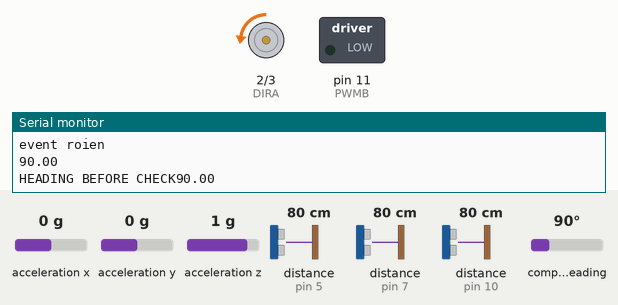
Recording of a sketch running on a simulated Teensy 3. On the bench: direction and speed pins drawn as motors (green arrow = direction pin HIGH = forward, orange = LOW = backward, longer = more drive), switched loads named in the sketch (green lamp = pin HIGH), the last lines printed to the serial monitor. The test bench sets the inputs (shaded band); at power-on: compass heading 90°, distance to the obstacle (sensors on pin 10, pin 5, pin 7) 80 cm, acceleration x 0 g, acceleration y 0 g, acceleration z 1 g. Pins used as bus, display or sensor lines are not drawn.

Above: at 2.48 s.
2.8 s: compass heading set to 175°
At 3.08 s:
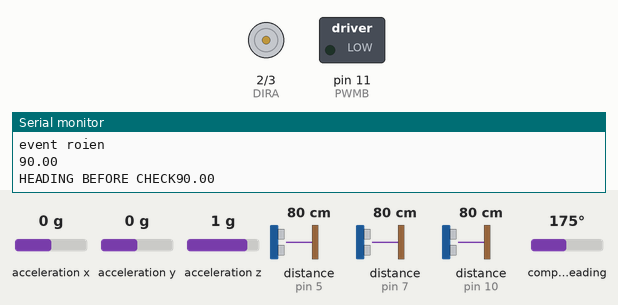
5.8 s: compass heading set to 184°
8.8 s: compass heading set to 348°
11.8 s: compass heading set to 358°
13.5 s: distance to the obstacle (sensor on pin 10) set to 2 cm
At 15.59 s:
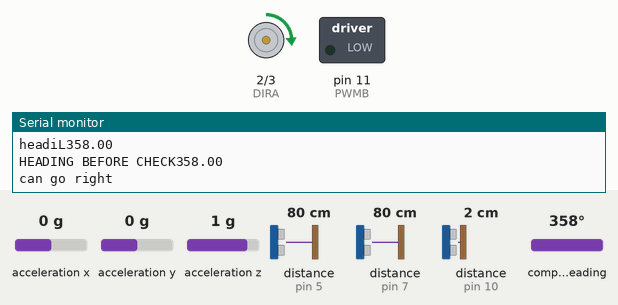
16.5 s: compass heading set to 351°
Timing chart, 0 to 19.0 s (numbered marks = the images above; inputs shaded):
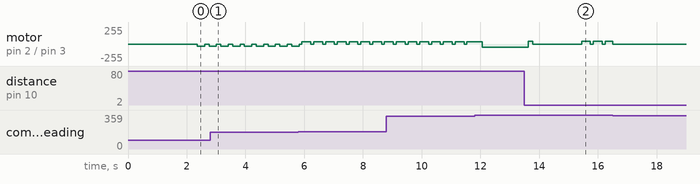

Measured:
- after the input at 13.5 s, motor on pin 2 (DIRA) / pin 3 (PWMA): backward 46/255 → forward 40/255 after 0.13 s, → stopped 0.15 s later, → forward 38/255 1.7 s later, → stopped 0.30 s later, … (7 changes in this stretch)
- by itself, motor on pin 2 (DIRA) / pin 3 (PWMA): alternates forward 33/255 for 0.30 s and stopped for 0.10 s

The sketch:

mazesolvingrobot.ino
```cpp
#include <Wire.h>
#include <NewPing.h>
#include <Adafruit_Sensor.h>
#include <Adafruit_BNO055.h>
#include <utility/imumaths.h>
float firstHeading = 0;
Adafruit_BNO055 bno = Adafruit_BNO055(55);
NewPing sonars[3] = {
  NewPing(4, 5, 125), NewPing(9, 10, 125), NewPing(6, 7, 125)
};
unsigned long startTime = 0;
unsigned long pingTimer = 0;

//direction assignment
#define FWD  0
#define RVS 1
#define LEFT 0
#define FORWARD 1
#define RIGHT 2
#define BACK -1

// Motor definitions to make life easier:
#define MOTOR_A 0
#define MOTOR_B 1

// Pin Assignments //
//Default pins:
#define DIRA 2 // Direction control for motor A
#define PWMA 3  // PWM control (speed) for motor A
#define DIRB 4 // Direction control for motor B
#define PWMB 11 // PWM control (speed) for motor B

// other assignments
#define DRIVE_FORWARD_TIME 720
unsigned long driveForwardTime = 0;
bool turning = false;
int lastTurn = -1;

void setup(void)
{
  startTime = millis() + 30;
  pingTimer = millis() + 150;
  setupArdumoto(); // Set all pins as outputs
  Serial.begin(9600);
  Serial.println("Orientation Sensor Test"); Serial.println("");

  /* Initialise the sensor */
  if (!bno.begin()) {
    /* There was a problem detecting the BNO055 ... check your connections */
    Serial.print("Ooops, no BNO055 detected ... Check your wiring or I2C ADDR!");
    while (1);
  }
  delay(1500);
  bno.setExtCrystalUse(true);
}

void loop(void) {
  sensors_event_t event;
  bno.getEvent(&event);
  if (canGo(LEFT) && lastTurn != LEFT) {
    lastTurn = LEFT;
    Serial.println("can go left");
    turnDir(RIGHT);
  } else if (canGo(FORWARD)) {
    Serial.println("can go forward");
    driveForward();
  } else if (canGo(RIGHT) && lastTurn != RIGHT) {
    lastTurn = RIGHT;
    Serial.println("can go right");
    turnDir(RIGHT);
  } else {
    lastTurn = BACK;
    Serial.println("can go back");
    turnDir(BACK);
  }
  delay(100);
}


void gyroCorrect(float eventHeading) {
  while (eventHeading > 3.0 && eventHeading < 355.0) {
    sensors_event_t event;
    bno.getEvent(&event);
    eventHeading = event.orientation.x;
    if (eventHeading > 180) {
      if (millis() > pingTimer && millis() < pingTimer + 100) {
        stopArdumoto(MOTOR_A);
        stopArdumoto(MOTOR_B);
      } else if (millis() > pingTimer + 100 && millis() < pingTimer + 200) {
        driveArdumoto(MOTOR_A, RVS, 33);
        driveArdumoto(MOTOR_B, FWD, 33);
      } else if (millis() > pingTimer + 200) {
        pingTimer = millis() + 200;
      }
    } else {
      if (millis() > pingTimer && millis() < pingTimer + 150) {
        stopArdumoto(MOTOR_A);
        stopArdumoto(MOTOR_B);
      } else if (millis() > pingTimer + 150 && millis() < pingTimer + 200) {
        driveArdumoto(MOTOR_A, FWD, 33);
        driveArdumoto(MOTOR_B, RVS, 33);
      } else if (millis() > pingTimer + 200) {
        pingTimer = millis() + 200;
      }
    }
  }
  delay(250);
}


void moveBack() {
  unsigned long backupTime = millis() + 150;
  while (millis() < backupTime) {
    driveArdumoto(MOTOR_A, RVS, 40);
    driveArdumoto(MOTOR_B, RVS, 40);
  }
  stopArdumoto(MOTOR_A);
  stopArdumoto(MOTOR_B);
}

void moveForward() {
  unsigned long forwardTime = millis() + 300;
  while(millis() < forwardTime) {
    driveArdumoto(MOTOR_A, FWD, 48);
    driveArdumoto(MOTOR_B, FWD, 50);
  }
  stopArdumoto(MOTOR_A);
  stopArdumoto(MOTOR_B);
}

void driveForward() {
  sensors_event_t event;
  bno.getEvent(&event);
  float eventHeading = event.orientation.x;
  Serial.println("event roien");
  Serial.println(event.orientation.x);
  int firstReading = sonars[1].ping_cm();
  int currentLeftReading = 0;
  int currentRightReading = 0;
  int currentReading = 0;

  while (true) {
    sensors_event_t event;
    bno.getEvent(&event);
    eventHeading = event.orientation.x;
    Serial.print("HEADING BEFORE CHECK");
    Serial.println(eventHeading);
    gyroCorrect(eventHeading);
    Serial.print("first reading: ");
    Serial.println(firstReading);
    currentReading = sonars[1].ping_cm();
    Serial.print("current reading: ");
    Serial.println(currentReading);
    Serial.print("headiL");
    Serial.println(event.orientation.x);
    if (sonars[1].ping_cm() <= 3) {
      moveBack();
      stopArdumoto(MOTOR_A);
      stopArdumoto(MOTOR_B);
      eventHeading = event.orientation.x;
      Serial.print("HEADING BEFORE CHECK");
      Serial.println(eventHeading);
      gyroCorrect(event.orientation.x);
      break;
    } else if (firstReading - currentReading == 0 || firstReading - currentReading <= 17) {
      driveArdumoto(MOTOR_A, FWD, 46);
      driveArdumoto(MOTOR_B, FWD, 46);
    } else if (firstReading - currentReading >= 19) {
      driveArdumoto(MOTOR_A, RVS, 46);
      driveArdumoto(MOTOR_B, RVS, 46);
    } else {
      stopArdumoto(MOTOR_A);
      stopArdumoto(MOTOR_B);
      break;

    }
  }
  delay(500);
}

boolean canGo(int dir) {
  return (sonars[dir].ping_cm() / 13) != 0;
}

void turnDir(int dir) {
  float eventHeading = 0;
  turning = true;
  bno.begin();
  switch (dir) {
    case LEFT:
      delay(500);
      while (eventHeading <= 265 || eventHeading > 355) {
        sensors_event_t event;
        bno.getEvent(&event);
        eventHeading = event.orientation.x;
        if (millis() > pingTimer && millis() < pingTimer + 100) {
          stopArdumoto(MOTOR_A);
          stopArdumoto(MOTOR_B);
        } else if (millis() > pingTimer + 100 && millis() < pingTimer + 200) {
          driveArdumoto(MOTOR_A, RVS, 38);
          driveArdumoto(MOTOR_B, FWD, 38);
        } else if (millis() > pingTimer + 200) {
          pingTimer = millis() + 200;
        }
      }
      stopArdumoto(MOTOR_A);
      stopArdumoto(MOTOR_B);
      bno.begin();
      break;
    case RIGHT:
      delay(500);
      while (eventHeading <= 85 || eventHeading > 355) {
        sensors_event_t event;
        bno.getEvent(&event);
        eventHeading = event.orientation.x;
        if (millis() > pingTimer && millis() < pingTimer + 100) {
          stopArdumoto(MOTOR_A);
          stopArdumoto(MOTOR_B);
        } else if (millis() > pingTimer + 100 && millis() < pingTimer + 200) {
          driveArdumoto(MOTOR_A, RVS, 38);
          driveArdumoto(MOTOR_B, FWD, 38);
        } else if (millis() > pingTimer + 200) {
          pingTimer = millis() + 200;
        }
      }
      stopArdumoto(MOTOR_A);
      stopArdumoto(MOTOR_B);
      bno.begin();
      break;
    case BACK:
      delay(500);
      while (eventHeading <= 155) {
        sensors_event_t event;
        bno.getEvent(&event);
        eventHeading = event.orientation.x;
        if (millis() > pingTimer && millis() < pingTimer + 100) {
          stopArdumoto(MOTOR_A);
          stopArdumoto(MOTOR_B);
        } else if (millis() > pingTimer + 100 && millis() < pingTimer + 200) {
          driveArdumoto(MOTOR_A, RVS, 40);
          driveArdumoto(MOTOR_B, FWD, 40);
        } else if (millis() > pingTimer + 200) {
          pingTimer = millis() + 200;
        }
      }
      stopArdumoto(MOTOR_A);
      stopArdumoto(MOTOR_B);
      bno.begin();
      break;
    default:
      Serial.println("can't turn for some reason");
  }
}

void driveArdumoto(byte motor, byte dir, byte spd) {
  if (motor == MOTOR_A) {
    digitalWrite(DIRA, dir);
    analogWrite(PWMA, spd);
  } else if (motor == MOTOR_B) {
    digitalWrite(DIRB, dir);
    analogWrite(PWMB, spd);
  }
}

// stopArdumoto makes a motor stop
void stopArdumoto(byte motor) {
  driveArdumoto(motor, 0, 0);
}

// setupArdumoto initialize all pins
void setupArdumoto() {
  // All pins should be setup as outputs:
  pinMode(PWMA, OUTPUT);
  pinMode(PWMB, OUTPUT);
  pinMode(DIRA, OUTPUT);
  pinMode(DIRB, OUTPUT);

  // Initialize all pins as low:
  digitalWrite(PWMA, LOW);
  digitalWrite(PWMB, LOW);
  digitalWrite(DIRA, LOW);
  digitalWrite(DIRB, LOW);
}

float getHeading(int dir) {
  if (dir == LEFT) {
    return 360 - dir;
  } else if (dir == RIGHT) {
    return dir;
  }
}
```

imumaths.h
```cpp
// (licence header left out)
#ifndef IMUMATH_H
#define IMUMATH_H


#include "vector.h"
#include "matrix.h"
#include "quaternion.h"


#endif
```

matrix.h
```cpp
// (licence header left out)
#ifndef IMUMATH_MATRIX_HPP
#define IMUMATH_MATRIX_HPP

#include <string.h>
#include <stdint.h>

#include "vector.h"

namespace imu
{


template <uint8_t N> class Matrix
{
public:
    Matrix()
    {
        memset(_cell_data, 0, N*N*sizeof(double));
    }

    Matrix(const Matrix &m)
    {
        for (int ij = 0; ij < N*N; ++ij)
        {
            _cell_data[ij] = m._cell_data[ij];
        }
    }

    ~Matrix()
    {
    }

    Matrix& operator=(const Matrix& m)
    {
        for (int ij = 0; ij < N*N; ++ij)
        {
            _cell_data[ij] = m._cell_data[ij];
        }
        return *this;
    }

    Vector<N> row_to_vector(int i) const
    {
        Vector<N> ret;
        for (int j = 0; j < N; j++)
        {
            ret[j] = cell(i, j);
        }
        return ret;
    }

    Vector<N> col_to_vector(int j) const
    {
        Vector<N> ret;
        for (int i = 0; i < N; i++)
        {
            ret[i] = cell(i, j);
        }
        return ret;
    }

    void vector_to_row(const Vector<N>& v, int i)
    {
        for (int j = 0; j < N; j++)
        {
            cell(i, j) = v[j];
        }
    }

    void vector_to_col(const Vector<N>& v, int j)
    {
        for (int i = 0; i < N; i++)
        {
            cell(i, j) = v[i];
        }
    }

    double operator()(int i, int j) const
    {
        return cell(i, j);
    }
    double& operator()(int i, int j)
    {
        return cell(i, j);
    }

    double cell(int i, int j) const
    {
        return _cell_data[i*N+j];
    }
    double& cell(int i, int j)
    {
        return _cell_data[i*N+j];
    }


    Matrix operator+(const Matrix& m) const
    {
        Matrix ret;
        for (int ij = 0; ij < N*N; ++ij)
        {
            ret._cell_data[ij] = _cell_data[ij] + m._cell_data[ij];
        }
        return ret;
    }

    Matrix operator-(const Matrix& m) const
    {
        Matrix ret;
        for (int ij = 0; ij < N*N; ++ij)
        {
            ret._cell_data[ij] = _cell_data[ij] - m._cell_data[ij];
        }
        return ret;
    }

    Matrix operator*(double scalar) const
    {
        Matrix ret;
        for (int ij = 0; ij < N*N; ++ij)
        {
            ret._cell_data[ij] = _cell_data[ij] * scalar;
        }
        return ret;
    }

    Matrix operator*(const Matrix& m) const
    {
        Matrix ret;
        for (int i = 0; i < N; i++)
        {
            Vector<N> row = row_to_vector(i);
            for (int j = 0; j < N; j++)
            {
                ret(i, j) = row.dot(m.col_to_vector(j));
            }
        }
        return ret;
    }

    Matrix transpose() const
    {
        Matrix ret;
        for (int i = 0; i < N; i++)
        {
            for (int j = 0; j < N; j++)
            {
                ret(j, i) = cell(i, j);
            }
        }
        return ret;
    }

    Matrix<N-1> minor_matrix(int row, int col) const
    {
        Matrix<N-1> ret;
        for (int i = 0, im = 0; i < N; i++)
        {
            if (i == row)
                continue;

            for (int j = 0, jm = 0; j < N; j++)
            {
                if (j != col)
                {
                    ret(im, jm++) = cell(i, j);
                }
            }
            im++;
        }
        return ret;
    }

    double determinant() const
    {
        // specialization for N == 1 given below this class
        double det = 0.0, sign = 1.0;
        for (int i = 0; i < N; ++i, sign = -sign)
            det += sign * cell(0, i) * minor_matrix(0, i).determinant();
        return det;
    }

    Matrix invert() const
    {
        Matrix ret;
        double det = determinant();

        for (int i = 0; i < N; i++)
        {
            for (int j = 0; j < N; j++)
            {
                ret(i, j) = minor_matrix(j, i).determinant() / det;
                if ((i+j)%2 == 1)
                    ret(i, j) = -ret(i, j);
            }
        }
        return ret;
    }

    double trace() const
    {
        double tr = 0.0;
        for (int i = 0; i < N; ++i)
            tr += cell(i, i);
        return tr;
    }

private:
    double _cell_data[N*N];
};


template<>
inline double Matrix<1>::determinant() const
{
    return cell(0, 0);
}

};

#endif
```

quaternion.h
```cpp
// (licence header left out)
#ifndef IMUMATH_QUATERNION_HPP
#define IMUMATH_QUATERNION_HPP

#include <stdlib.h>
#include <string.h>
#include <stdint.h>
#include <math.h>

#include "matrix.h"


namespace imu
{

class Quaternion
{
public:
    Quaternion(): _w(1.0), _x(0.0), _y(0.0), _z(0.0) {}

    Quaternion(double w, double x, double y, double z):
        _w(w), _x(x), _y(y), _z(z) {}

    Quaternion(double w, Vector<3> vec):
        _w(w), _x(vec.x()), _y(vec.y()), _z(vec.z()) {}

    double& w()
    {
        return _w;
    }
    double& x()
    {
        return _x;
    }
    double& y()
    {
        return _y;
    }
    double& z()
    {
        return _z;
    }

    double w() const
    {
        return _w;
    }
    double x() const
    {
        return _x;
    }
    double y() const
    {
        return _y;
    }
    double z() const
    {
        return _z;
    }

    double magnitude() const
    {
        return sqrt(_w*_w + _x*_x + _y*_y + _z*_z);
    }

    void normalize()
    {
        double mag = magnitude();
        *this = this->scale(1/mag);
    }

    Quaternion conjugate() const
    {
        return Quaternion(_w, -_x, -_y, -_z);
    }

    void fromAxisAngle(const Vector<3>& axis, double theta)
    {
        _w = cos(theta/2);
        //only need to calculate sine of half theta once
        double sht = sin(theta/2);
        _x = axis.x() * sht;
        _y = axis.y() * sht;
        _z = axis.z() * sht;
    }

    void fromMatrix(const Matrix<3>& m)
    {
        double tr = m.trace();

        double S;
        if (tr > 0)
        {
            S = sqrt(tr+1.0) * 2;
            _w = 0.25 * S;
            _x = (m(2, 1) - m(1, 2)) / S;
            _y = (m(0, 2) - m(2, 0)) / S;
            _z = (m(1, 0) - m(0, 1)) / S;
        }
        else if (m(0, 0) > m(1, 1) && m(0, 0) > m(2, 2))
        {
            S = sqrt(1.0 + m(0, 0) - m(1, 1) - m(2, 2)) * 2;
            _w = (m(2, 1) - m(1, 2)) / S;
            _x = 0.25 * S;
            _y = (m(0, 1) + m(1, 0)) / S;
            _z = (m(0, 2) + m(2, 0)) / S;
        }
        else if (m(1, 1) > m(2, 2))
        {
            S = sqrt(1.0 + m(1, 1) - m(0, 0) - m(2, 2)) * 2;
            _w = (m(0, 2) - m(2, 0)) / S;
            _x = (m(0, 1) + m(1, 0)) / S;
            _y = 0.25 * S;
            _z = (m(1, 2) + m(2, 1)) / S;
        }
        else
        {
            S = sqrt(1.0 + m(2, 2) - m(0, 0) - m(1, 1)) * 2;
            _w = (m(1, 0) - m(0, 1)) / S;
            _x = (m(0, 2) + m(2, 0)) / S;
            _y = (m(1, 2) + m(2, 1)) / S;
            _z = 0.25 * S;
        }
    }

    void toAxisAngle(Vector<3>& axis, double& angle) const
    {
        double sqw = sqrt(1-_w*_w);
        if (sqw == 0) //it's a singularity and divide by zero, avoid
            return;

        angle = 2 * acos(_w);
        axis.x() = _x / sqw;
        axis.y() = _y / sqw;
        axis.z() = _z / sqw;
    }

    Matrix<3> toMatrix() const
    {
        Matrix<3> ret;
        ret.cell(0, 0) = 1 - 2*_y*_y - 2*_z*_z;
        ret.cell(0, 1) = 2*_x*_y - 2*_w*_z;
        ret.cell(0, 2) = 2*_x*_z + 2*_w*_y;

        ret.cell(1, 0) = 2*_x*_y + 2*_w*_z;
        ret.cell(1, 1) = 1 - 2*_x*_x - 2*_z*_z;
        ret.cell(1, 2) = 2*_y*_z - 2*_w*_x;

        ret.cell(2, 0) = 2*_x*_z - 2*_w*_y;
        ret.cell(2, 1) = 2*_y*_z + 2*_w*_x;
        ret.cell(2, 2) = 1 - 2*_x*_x - 2*_y*_y;
        return ret;
    }


    // Returns euler angles that represent the quaternion.  Angles are
    // returned in rotation order and right-handed about the specified
    // axes:
    //
    //   v[0] is applied 1st about z (ie, roll)
    //   v[1] is applied 2nd about y (ie, pitch)
    //   v[2] is applied 3rd about x (ie, yaw)
    //
    // Note that this means result.x() is not a rotation about x;
    // similarly for result.z().
    //
    Vector<3> toEuler() const
    {
        Vector<3> ret;
        double sqw = _w*_w;
        double sqx = _x*_x;
        double sqy = _y*_y;
        double sqz = _z*_z;

        ret.x() = atan2(2.0*(_x*_y+_z*_w),(sqx-sqy-sqz+sqw));
        ret.y() = asin(-2.0*(_x*_z-_y*_w)/(sqx+sqy+sqz+sqw));
        ret.z() = atan2(2.0*(_y*_z+_x*_w),(-sqx-sqy+sqz+sqw));

        return ret;
    }

    Vector<3> toAngularVelocity(double dt) const
    {
        Vector<3> ret;
        Quaternion one(1.0, 0.0, 0.0, 0.0);
        Quaternion delta = one - *this;
        Quaternion r = (delta/dt);
        r = r * 2;
        r = r * one;

        ret.x() = r.x();
        ret.y() = r.y();
        ret.z() = r.z();
        return ret;
    }

    Vector<3> rotateVector(const Vector<2>& v) const
    {
        return rotateVector(Vector<3>(v.x(), v.y()));
    }

    Vector<3> rotateVector(const Vector<3>& v) const
    {
        Vector<3> qv(_x, _y, _z);
        Vector<3> t = qv.cross(v) * 2.0;
        return v + t*_w + qv.cross(t);
    }


    Quaternion operator*(const Quaternion& q) const
    {
        return Quaternion(
            _w*q._w - _x*q._x - _y*q._y - _z*q._z,
            _w*q._x + _x*q._w + _y*q._z - _z*q._y,
            _w*q._y - _x*q._z + _y*q._w + _z*q._x,
            _w*q._z + _x*q._y - _y*q._x + _z*q._w
        );
    }

    Quaternion operator+(const Quaternion& q) const
    {
        return Quaternion(_w + q._w, _x + q._x, _y + q._y, _z + q._z);
    }

    Quaternion operator-(const Quaternion& q) const
    {
        return Quaternion(_w - q._w, _x - q._x, _y - q._y, _z - q._z);
    }

    Quaternion operator/(double scalar) const
    {
        return Quaternion(_w / scalar, _x / scalar, _y / scalar, _z / scalar);
    }

    Quaternion operator*(double scalar) const
    {
        return scale(scalar);
    }

    Quaternion scale(double scalar) const
    {
        return Quaternion(_w * scalar, _x * scalar, _y * scalar, _z * scalar);
    }

private:
    double _w, _x, _y, _z;
};

} // namespace

#endif
```

Source omitted: vector.h (4922 bytes)
